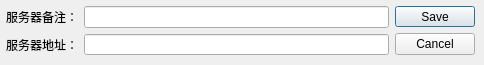
<?xml version="1.0" encoding="UTF-8"?>
<ui version="4.0">
 <class>ServerAddDialog</class>
 <widget class="QDialog" name="ServerAddDialog">
  <property name="geometry">
   <rect>
    <x>0</x>
    <y>0</y>
    <width>484</width>
    <height>65</height>
   </rect>
  </property>
  <property name="windowTitle">
   <string>Dialog</string>
  </property>
  <widget class="QWidget" name="horizontalLayoutWidget">
   <property name="geometry">
    <rect>
     <x>0</x>
     <y>0</y>
     <width>481</width>
     <height>61</height>
    </rect>
   </property>
   <layout class="QHBoxLayout" name="horizontalLayout">
    <property name="leftMargin">
     <number>6</number>
    </property>
    <property name="topMargin">
     <number>6</number>
    </property>
    <property name="rightMargin">
     <number>6</number>
    </property>
    <property name="bottomMargin">
     <number>6</number>
    </property>
    <item>
     <layout class="QVBoxLayout" name="verticalLayout">
      <item>
       <layout class="QFormLayout" name="formLayout_serverAlias">
        <property name="labelAlignment">
         <set>Qt::AlignCenter</set>
        </property>
        <property name="formAlignment">
         <set>Qt::AlignCenter</set>
        </property>
        <item row="0" column="0">
         <widget class="QLabel" name="label_serverAliasTip">
          <property name="text">
           <string>服务器备注：</string>
          </property>
         </widget>
        </item>
        <item row="0" column="1">
         <widget class="QLineEdit" name="lineEdit_serverAlias"/>
        </item>
       </layout>
      </item>
      <item>
       <layout class="QFormLayout" name="formLayout_serverAddr">
        <property name="labelAlignment">
         <set>Qt::AlignCenter</set>
        </property>
        <property name="formAlignment">
         <set>Qt::AlignCenter</set>
        </property>
        <item row="0" column="0">
         <widget class="QLabel" name="label_serverAddrTip">
          <property name="text">
           <string>服务器地址：</string>
          </property>
         </widget>
        </item>
        <item row="0" column="1">
         <widget class="QLineEdit" name="lineEdit_serverAddr"/>
        </item>
       </layout>
      </item>
     </layout>
    </item>
    <item>
     <widget class="QDialogButtonBox" name="buttonBox">
      <property name="sizePolicy">
       <sizepolicy hsizetype="Fixed" vsizetype="Preferred">
        <horstretch>0</horstretch>
        <verstretch>0</verstretch>
       </sizepolicy>
      </property>
      <property name="orientation">
       <enum>Qt::Vertical</enum>
      </property>
      <property name="standardButtons">
       <set>QDialogButtonBox::Cancel|QDialogButtonBox::Save</set>
      </property>
      <property name="centerButtons">
       <bool>true</bool>
      </property>
     </widget>
    </item>
   </layout>
  </widget>
 </widget>
 <resources/>
 <connections/>
</ui>
